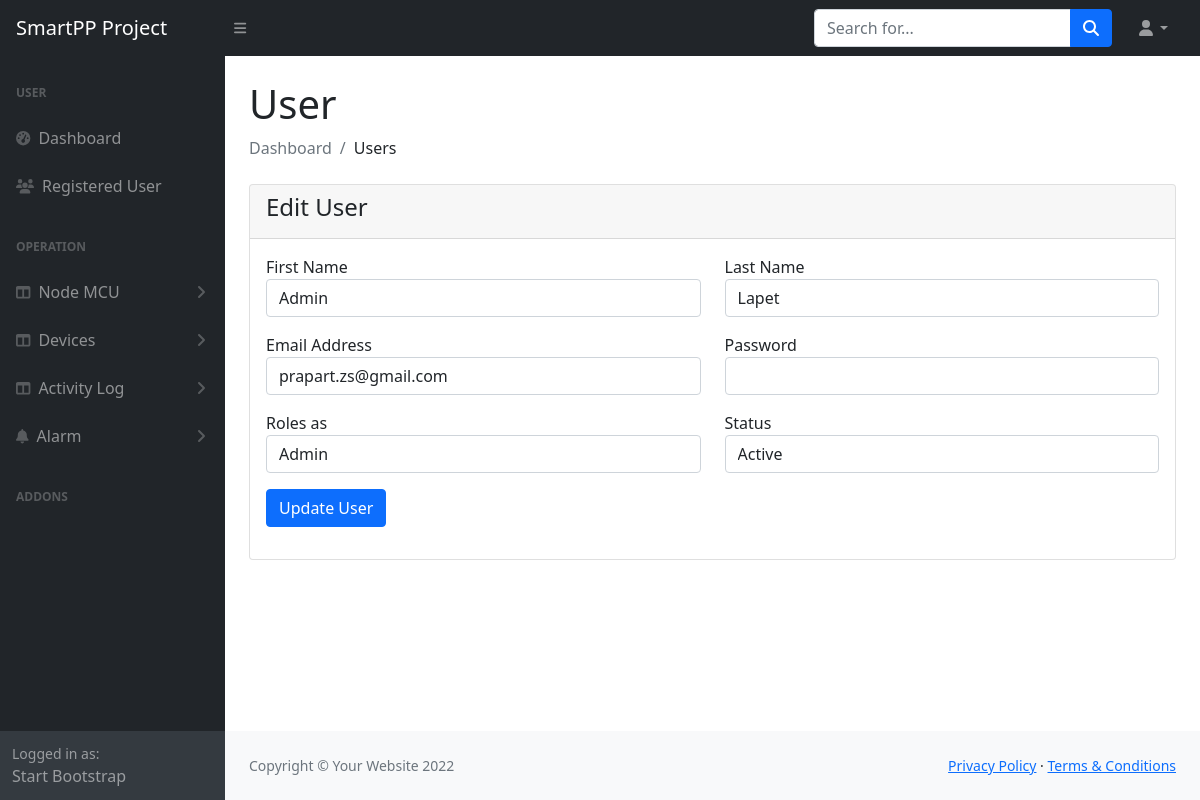
/admin/register-edit.php?id=1 (signed in), run on the app's committed database.
### tables this page shows
CREATE TABLE `users` (
  `id` int(11) NOT NULL,
  `fname` varchar(191) NOT NULL,
  `lname` varchar(191) NOT NULL,
  `email` varchar(191) NOT NULL,
  `password` varchar(191) NOT NULL,
  `role_as` tinyint(4) NOT NULL,
  `status` tinyint(1) NOT NULL DEFAULT 0,
  `create_at` timestamp NOT NULL DEFAULT current_timestamp()
);

### admin/register-edit.php (the view, shortened to what this page needs)
<?php
include('authentication.php');
include('includes/header.php');
?>
<div class="container-fluid px-4">
    <h1 class="mt-4">User</h1>
    <ol class="breadcrumb mb-4">
        <li class="breadcrumb-item active">Dashboard</li>
        <li class="breadcrumb-item ">Users</li>
    </ol>
    <div class="row">
        <div class="col-md-12">
            <div class="card">
                <div class="card-header">
                    <h4>Edit User</h4>
                </div>
                <div class="card-body">
                    <?php
                    if (isset($_GET['id'])) {
                        $user_id = $_GET['id'];
                        $users = "SELECT * FROM users WHERE id='$user_id' ";
                        $users_run = mysqli_query($con, $users);
                        if (mysqli_num_rows($users_run) > 0) {
                            foreach ($users_run as $user) {
                    ?>
                                <form action="code.php" method="POST">
                                    <div class="row">
                                        <div class="col-md-6 mb-3">
                                            <label for="">First Name</label>
                                            <input type="text" name="fname" value="<?= $user['fname']; ?>" class="form-control">
                                        </div>
                                        <div class="col-md-6 mb-3">
                                            <label for="">Last Name</label>
                                            <input type="text" name="lname" value="<?= $user['lname']; ?>" class="form-control">
                                        </div>
                                        <div class="col-md-6 mb-3">
                                            <label for="">Email Address</label>
                                            <input type="text" name="email" value="<?= $user['email']; ?>" class="form-control">
                                        </div>
                                        <div class="col-md-6 mb-3">
                                            <label for="">Password</label>
                                            <input type="text" name="password" class="form-control">
                                        </div>
                                        <div class="col-md-6 mb-3">
                                            <label for="">Roles as</label>
                                            <select name="role_as" required class="form-control">
                                                <option value="1" <?= $user['role_as'] == '1' ? 'selected' : '' ?>>Admin</option>
                                            </select>
                                        </div>
                                        <div class="col-md-6 mb-3">
                                            <label for="">Status</label>
                                            <select name="status" required class="form-control">
                                                <option value="1" <?= $user['status'] == '1' ? 'selected' : '' ?>>Active</option>
                                            </select>
                                        </div>
                                        <div class="col-md-12 mb-3">
                                            <button type="submit" name="update_user" class="btn btn-primary">Update User</button>
                                        </div>
                                    </div>
                                </form>
                            <?php
                            }
                        } else {
                            ?>
                            <h4>No Record Found</h4>
                    <?php
                        }
                    }
                    ?>
                </div>
            </div>
        </div>
    </div>
    <?php
    include('includes/footer.php');
    include('includes/scripts.php');
    ?>

### data on the page
users: fname "Admin", lname "Lapet", email "prapart.zs@gmail.com", role_as "Admin", status "Active"
